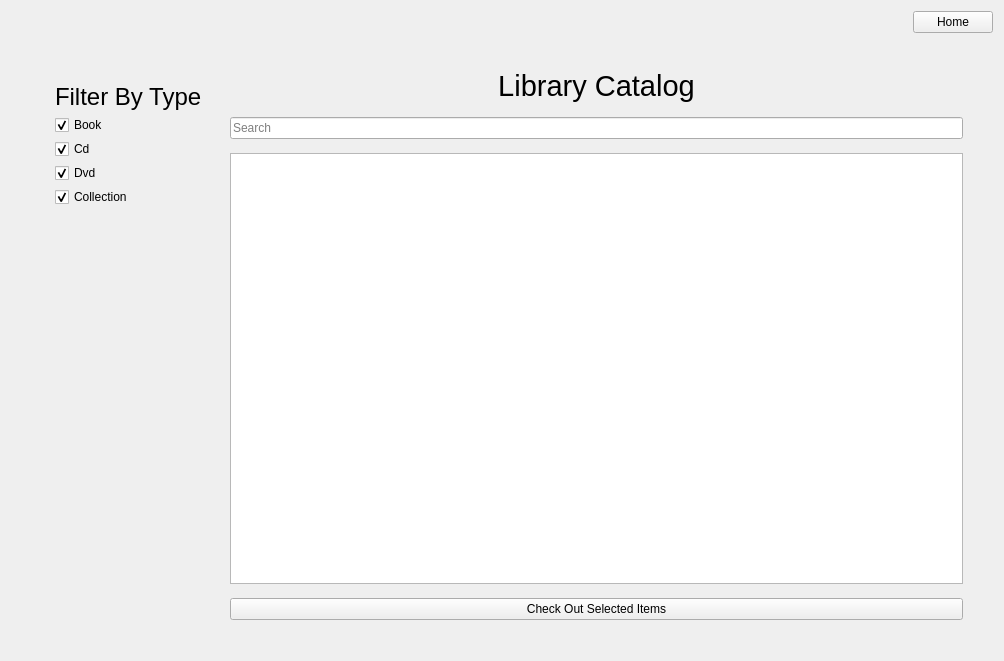
<?xml version="1.0" encoding="UTF-8"?>
<ui version="4.0">
 <class>LibraryView</class>
 <widget class="QWidget" name="LibraryView">
  <property name="geometry">
   <rect>
    <x>0</x>
    <y>0</y>
    <width>1004</width>
    <height>661</height>
   </rect>
  </property>
  <property name="windowTitle">
   <string>Form</string>
  </property>
  <layout class="QVBoxLayout" name="verticalLayout_3">
   <item>
    <layout class="QHBoxLayout" name="horizontalLayout_2">
     <item>
      <spacer name="horizontalSpacer">
       <property name="orientation">
        <enum>Qt::Horizontal</enum>
       </property>
       <property name="sizeHint" stdset="0">
        <size>
         <width>40</width>
         <height>20</height>
        </size>
       </property>
      </spacer>
     </item>
     <item>
      <widget class="QPushButton" name="homePushButton">
       <property name="text">
        <string>Home</string>
       </property>
      </widget>
     </item>
    </layout>
   </item>
   <item>
    <layout class="QHBoxLayout" name="horizontalLayout">
     <property name="spacing">
      <number>14</number>
     </property>
     <property name="leftMargin">
      <number>30</number>
     </property>
     <property name="topMargin">
      <number>30</number>
     </property>
     <property name="rightMargin">
      <number>30</number>
     </property>
     <property name="bottomMargin">
      <number>30</number>
     </property>
     <item>
      <layout class="QVBoxLayout" name="verticalLayout">
       <property name="spacing">
        <number>4</number>
       </property>
       <property name="leftMargin">
        <number>14</number>
       </property>
       <property name="topMargin">
        <number>14</number>
       </property>
       <property name="rightMargin">
        <number>14</number>
       </property>
       <property name="bottomMargin">
        <number>14</number>
       </property>
       <item>
        <widget class="QLabel" name="label">
         <property name="sizePolicy">
          <sizepolicy hsizetype="Preferred" vsizetype="Fixed">
           <horstretch>0</horstretch>
           <verstretch>0</verstretch>
          </sizepolicy>
         </property>
         <property name="font">
          <font>
           <pointsize>18</pointsize>
          </font>
         </property>
         <property name="text">
          <string>Filter By Type</string>
         </property>
        </widget>
       </item>
       <item>
        <widget class="QCheckBox" name="bookCheckBox">
         <property name="focusPolicy">
          <enum>Qt::NoFocus</enum>
         </property>
         <property name="text">
          <string>Book</string>
         </property>
         <property name="checked">
          <bool>true</bool>
         </property>
        </widget>
       </item>
       <item>
        <widget class="QCheckBox" name="cdCheckBox">
         <property name="focusPolicy">
          <enum>Qt::NoFocus</enum>
         </property>
         <property name="text">
          <string>Cd</string>
         </property>
         <property name="checked">
          <bool>true</bool>
         </property>
        </widget>
       </item>
       <item>
        <widget class="QCheckBox" name="dvdCheckBox">
         <property name="focusPolicy">
          <enum>Qt::NoFocus</enum>
         </property>
         <property name="text">
          <string>Dvd</string>
         </property>
         <property name="checked">
          <bool>true</bool>
         </property>
        </widget>
       </item>
       <item>
        <widget class="QCheckBox" name="collectionCheckBox">
         <property name="focusPolicy">
          <enum>Qt::NoFocus</enum>
         </property>
         <property name="text">
          <string>Collection</string>
         </property>
         <property name="checked">
          <bool>true</bool>
         </property>
        </widget>
       </item>
       <item>
        <spacer name="verticalSpacer">
         <property name="orientation">
          <enum>Qt::Vertical</enum>
         </property>
         <property name="sizeHint" stdset="0">
          <size>
           <width>20</width>
           <height>40</height>
          </size>
         </property>
        </spacer>
       </item>
      </layout>
     </item>
     <item>
      <layout class="QVBoxLayout" name="verticalLayout_2">
       <item>
        <widget class="QLabel" name="label_2">
         <property name="font">
          <font>
           <pointsize>22</pointsize>
          </font>
         </property>
         <property name="text">
          <string>Library Catalog</string>
         </property>
         <property name="alignment">
          <set>Qt::AlignCenter</set>
         </property>
        </widget>
       </item>
       <item>
        <widget class="QLineEdit" name="searchBarLineEdit">
         <property name="placeholderText">
          <string>Search</string>
         </property>
        </widget>
       </item>
       <item>
        <widget class="QTableView" name="tableView">
         <property name="selectionBehavior">
          <enum>QAbstractItemView::SelectRows</enum>
         </property>
        </widget>
       </item>
       <item>
        <widget class="QPushButton" name="checkOutPushButton">
         <property name="text">
          <string>Check Out Selected Items</string>
         </property>
        </widget>
       </item>
      </layout>
     </item>
    </layout>
   </item>
  </layout>
 </widget>
 <resources/>
 <connections/>
</ui>
